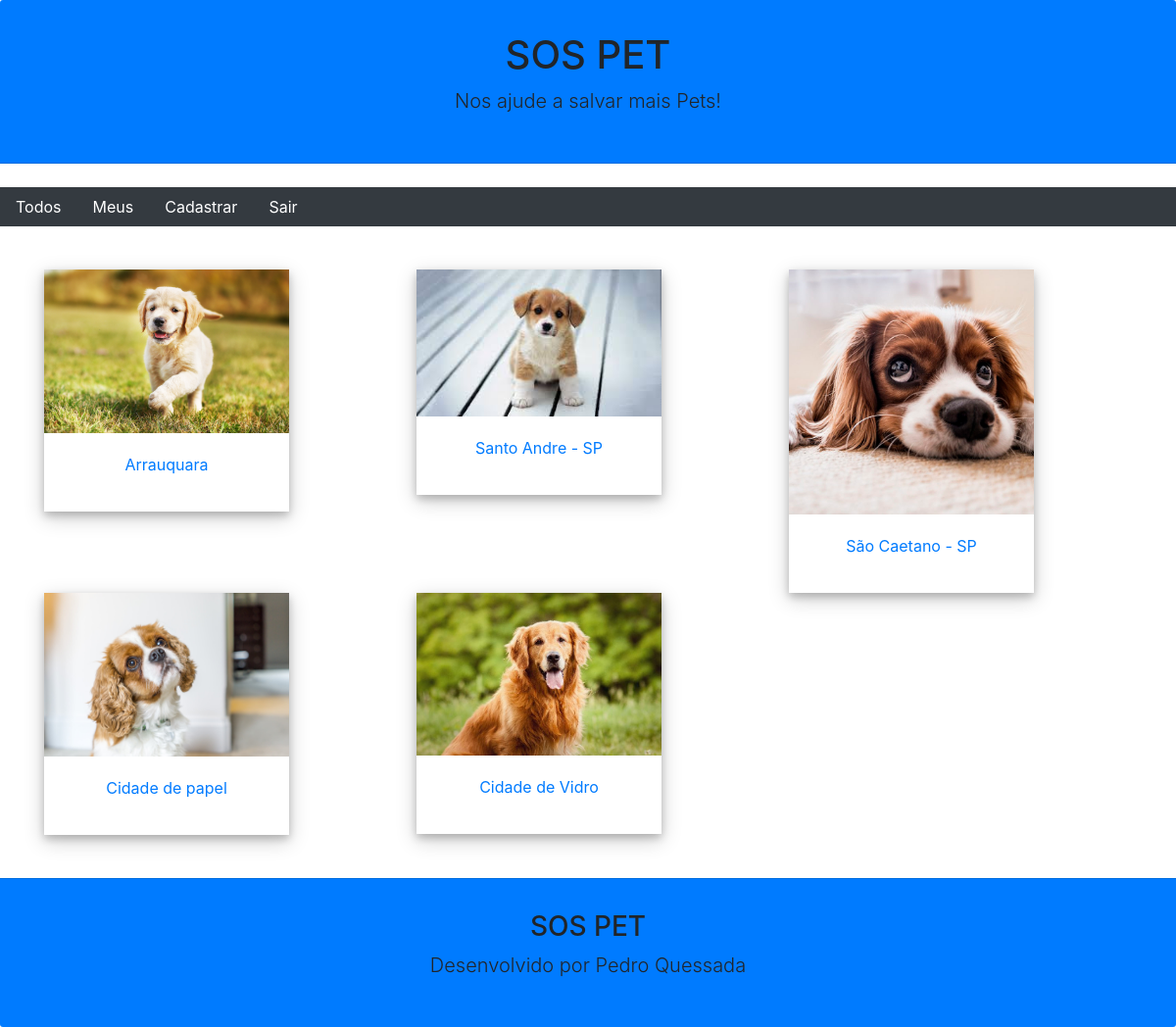
Page /pet/all/ (signed in) on the committed database.
### core/models.py (models this page shows, shortened)
class Pet(models.Model):
    city = models.CharField(max_length=100)
    description = models.TextField()
    phone = models.CharField(max_length=11)
    email = models.EmailField()
    begin_date = models.DateTimeField(auto_now_add=True)
    photo = models.ImageField(upload_to='pet')
    active = models.BooleanField(default=True)
    user = models.ForeignKey(User, on_delete=models.CASCADE)
    id = models.AutoField(primary_key=True)
    class Meta:
        db_table = 'Pet'

### core/views.py (the view)
# urls.py: path('pet/all/', views.list_all_pets),
@login_required(login_url='/login/')
def list_all_pets(request):
    pets = Pet.objects.filter(active=True)
    print(pets.query)
    return render(request, 'list.html', {'pets': pets})

### templates/list.html (shortened to what this page needs)
{% extends "model-page.html" %}
{% block content %}
    <div class="container mb-4">
        <div class="row" >
            {% for pet in pets %}
                <div class="col-sm-4" >
                    <a href="../detail/{{ pet.id }}" >
                        <div class="polaroid">
                            <img src="{{ pet.photo.url }}" style="width: 100%"/>
                            <div class="container">
                                <p>{{ pet.city }}</p>
                            </div>
                        </div>
                    </a>
                </div>
            {% endfor %}
        </div>
    </div>
{% endblock %}

### templates/list.html (style rules this page uses)
.polaroid { width: 250px; box-shadow: 0 4px 8px rgba(0, 0, 0, 0.2), 0 6px 20px 0 rgba(0, 0, 0, 0.2); text-align: center; }
.container { padding: 20px; }

### rows in the picture
Pet: photo (picture), city "Arrauquara"
Pet: photo (picture), city "Santo Andre - SP"
Pet: photo (picture), city "São Caetano - SP"
Pet: photo (picture), city "Cidade de papel"
Pet: photo (picture), city "Cidade de Vidro"
